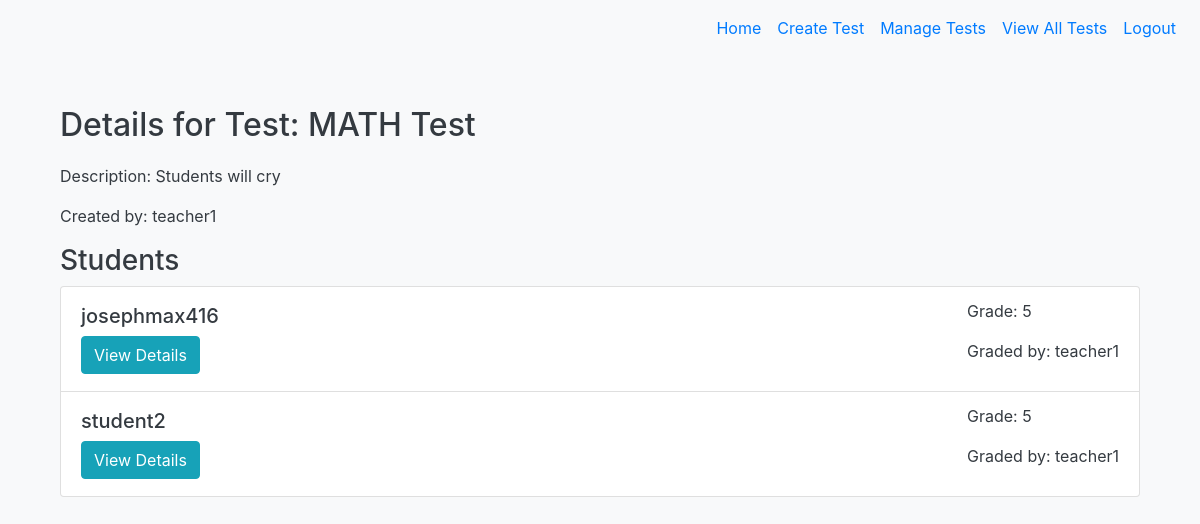
The page /test/1/details (signed in) on the database as committed earlier.
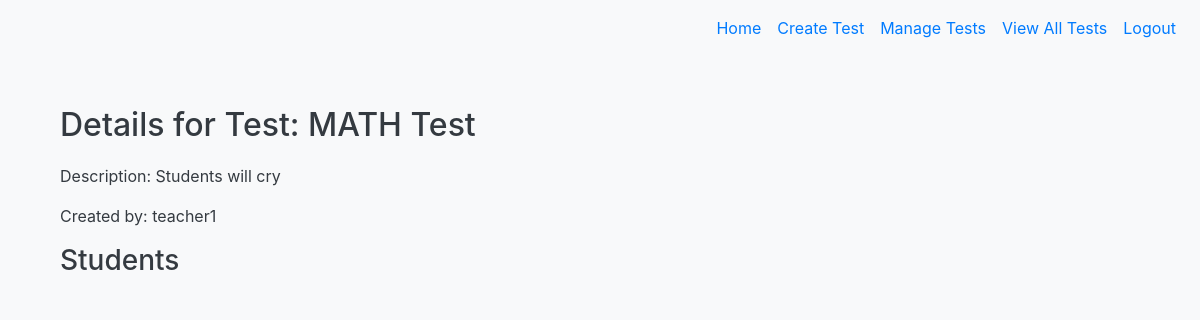
The same page on the database as committed later.
### tables this page shows
CREATE TABLE "Test" (
    id INTEGER PRIMARY KEY AUTOINCREMENT,
    test_name TEXT NOT NULL,
    test_description TEXT,
    teacher_id INTEGER,
    FOREIGN KEY (teacher_id) REFERENCES User(id) ON DELETE CASCADE
);

CREATE TABLE User (
    id INTEGER PRIMARY KEY AUTOINCREMENT,
    username TEXT NOT NULL UNIQUE,
    password TEXT NOT NULL,
    role TEXT NOT NULL  -- 'student' or 'teacher'
);

CREATE TABLE "Grade" (
    id INTEGER PRIMARY KEY AUTOINCREMENT,
    student_id INTEGER,
    test_id INTEGER,
    grade TEXT,
    graded_by INTEGER,
    FOREIGN KEY (student_id) REFERENCES User(id) ON DELETE CASCADE,
    FOREIGN KEY (test_id) REFERENCES Test(id) ON DELETE CASCADE,
    FOREIGN KEY (graded_by) REFERENCES User(id)
);

### app.py (the view)
@app.route('/test/<int:test_id>/details')
@login_required
def view_test_details(test_id):
    test = db.execute("SELECT Test.id, Test.test_name, Test.test_description, User.username AS teacher_name FROM Test LEFT JOIN User ON Test.teacher_id = User.id WHERE Test.id = ?", test_id)[0]
    students = db.execute("SELECT DISTINCT Answer.student_id, User.username AS student_name FROM Answer LEFT JOIN User ON Answer.student_id = User.id WHERE Answer.test_id = ?", test_id)
    for student in students:
        grades = db.execute("SELECT grade, User.username AS grader_name FROM Grade LEFT JOIN User ON Grade.graded_by = User.id WHERE Grade.student_id = ? AND Grade.test_id = ?", student['student_id'], test_id)
        student['grade'] = grades[0]['grade'] if grades else 'Not graded yet'
        student['grader_name'] = grades[0]['grader_name'] if grades else 'Not graded yet'
    return render_template('view_test_details.html', test=test, students=students)

### app.py (called while the page is built)
@login_manager.user_loader
def load_user(user_id):
    user = db.execute("SELECT * FROM User WHERE id = ?", user_id)
    if user:
        return User(id=user[0]['id'], username=user[0]['username'], password=user[0]['password'], role=user[0]['role'])
    return None

### templates/view_test_details.html
{% extends "base.html" %}
{% block content %}
<div class="container mt-4">
    <h2>Details for Test: {{ test.test_name }}</h2>
    <p>Description: {{ test.test_description }}</p>
    <p>Created by: {{ test.teacher_name }}</p>
    <h3>Students</h3>
    <ul class="list-group">
        {% for student in students %}
        <li class="list-group-item">
            <div class="d-flex justify-content-between align-items-center">
                <div>
                    <h5>{{ student.student_name }}</h5>
                    <a href="{{ url_for('view_individual_details', test_id=test.id, student_id=student.student_id) }}" class="btn btn-info">
                        View Details
                    </a>
                </div>
                <div>
                    <p>Grade: {{ student.grade }}</p>
                    <p>Graded by: {{ student.grader_name }}</p>
                </div>
            </div>
        </li>
        {% endfor %}
    </ul>
</div>
{% endblock %}

### templates/base.html (shortened to what this page needs)
<!DOCTYPE html>
<html lang="en">
<head>
    <link rel="stylesheet" href="https://stackpath.bootstrapcdn.com/bootstrap/4.3.1/css/bootstrap.min.css">
    <link rel="stylesheet" href="{{ url_for('static', filename='css/styles.css') }}">
</head>
<body>
    <nav class="navbar navbar-expand-lg navbar-light bg-light">
        <div class="collapse navbar-collapse" id="navbarNav">
            <ul class="navbar-nav ml-auto">
                <li class="nav-item">
                    <a class="nav-link" href="/">Home</a>
                </li>
                {% if current_user.is_authenticated %}
                    {% if current_user.role == 'teacher' %}
                        <li class="nav-item">
                            <a class="nav-link" href="/create_test">Create Test</a>
                        </li>
                        <li class="nav-item">
                            <a class="nav-link" href="/manage_tests">Manage Tests</a>
                        </li>
                        <li class="nav-item">
                            <a class="nav-link" href="/tests">View All Tests</a>
                        </li>
                    {% elif current_user.role == 'admin' %}
                        <li class="nav-item">
                            <a class="nav-link" href="/accounts">View Accounts</a>
                        </li>
                    {% endif %}
                    <li class="nav-item">
                        <a class="nav-link" href="/logout">Logout</a>
                    </li>
                {% endif %}
            </ul>
        </div>
    </nav>
    <div class="container">
        {% block content %}{% endblock %}
    </div>
</body>
</html>

### static/css/styles.css (style rules this page uses)
body { background-color: #f8f9fa; color: #343a40; }
.navbar { margin-bottom: 2rem; }
.container { margin-top: 50px; }
h2 { margin-bottom: 20px; }
.navbar-brand, .nav-link { color: #007bff !important; }

Rows that differ between the two databases and show on the page:
removed Grade: student_name "josephmax416", grade "5", grader_name "teacher1"
removed Grade: student_name "student2", grade "5", grader_name "teacher1"
